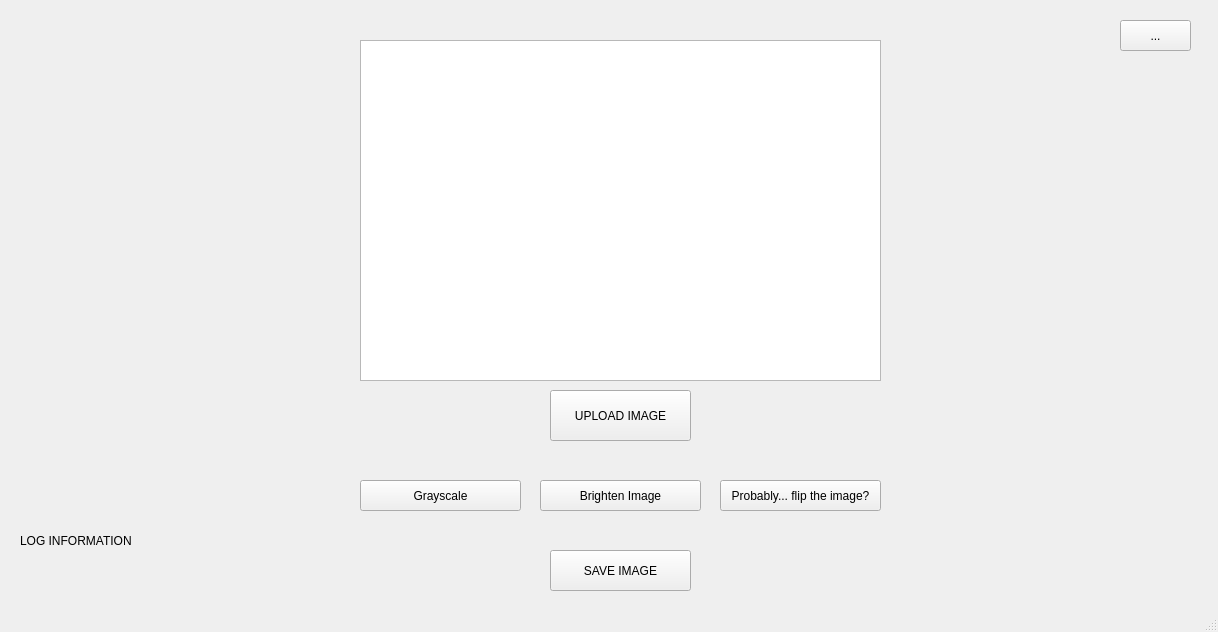
<?xml version="1.0" encoding="UTF-8"?>
<ui version="4.0">
 <class>MainWindow</class>
 <widget class="QMainWindow" name="MainWindow">
  <property name="geometry">
   <rect>
    <x>0</x>
    <y>0</y>
    <width>1218</width>
    <height>632</height>
   </rect>
  </property>
  <property name="minimumSize">
   <size>
    <width>1218</width>
    <height>632</height>
   </size>
  </property>
  <property name="maximumSize">
   <size>
    <width>1218</width>
    <height>632</height>
   </size>
  </property>
  <property name="windowTitle">
   <string>MainWindow</string>
  </property>
  <widget class="QWidget" name="centralwidget">
   <widget class="QGraphicsView" name="displayWindow">
    <property name="geometry">
     <rect>
      <x>360</x>
      <y>40</y>
      <width>521</width>
      <height>341</height>
     </rect>
    </property>
   </widget>
   <widget class="QPushButton" name="uploadButton">
    <property name="geometry">
     <rect>
      <x>550</x>
      <y>390</y>
      <width>141</width>
      <height>51</height>
     </rect>
    </property>
    <property name="text">
     <string>UPLOAD IMAGE</string>
    </property>
   </widget>
   <widget class="QPushButton" name="closeButton">
    <property name="geometry">
     <rect>
      <x>1120</x>
      <y>20</y>
      <width>71</width>
      <height>31</height>
     </rect>
    </property>
    <property name="text">
     <string>...</string>
    </property>
   </widget>
   <widget class="QPushButton" name="prcGrayButton">
    <property name="geometry">
     <rect>
      <x>360</x>
      <y>480</y>
      <width>161</width>
      <height>31</height>
     </rect>
    </property>
    <property name="text">
     <string>Grayscale</string>
    </property>
   </widget>
   <widget class="QPushButton" name="saveButton">
    <property name="geometry">
     <rect>
      <x>550</x>
      <y>550</y>
      <width>141</width>
      <height>41</height>
     </rect>
    </property>
    <property name="text">
     <string>SAVE IMAGE</string>
    </property>
   </widget>
   <widget class="QPushButton" name="prcBrghtButton">
    <property name="geometry">
     <rect>
      <x>540</x>
      <y>480</y>
      <width>161</width>
      <height>31</height>
     </rect>
    </property>
    <property name="text">
     <string>Brighten Image</string>
    </property>
   </widget>
   <widget class="QPushButton" name="prcFlipButton">
    <property name="geometry">
     <rect>
      <x>720</x>
      <y>480</y>
      <width>161</width>
      <height>31</height>
     </rect>
    </property>
    <property name="text">
     <string>Probably... flip the image?</string>
    </property>
   </widget>
   <widget class="QLabel" name="logInfo">
    <property name="geometry">
     <rect>
      <x>20</x>
      <y>500</y>
      <width>181</width>
      <height>81</height>
     </rect>
    </property>
    <property name="text">
     <string>LOG INFORMATION</string>
    </property>
   </widget>
  </widget>
  <widget class="QStatusBar" name="statusbar"/>
 </widget>
 <resources/>
 <connections>
  <connection>
   <sender>closeButton</sender>
   <signal>pressed()</signal>
   <receiver>MainWindow</receiver>
   <slot>close()</slot>
   <hints>
    <hint type="sourcelabel">
     <x>1155</x>
     <y>35</y>
    </hint>
    <hint type="destinationlabel">
     <x>608</x>
     <y>315</y>
    </hint>
   </hints>
  </connection>
 </connections>
</ui>
